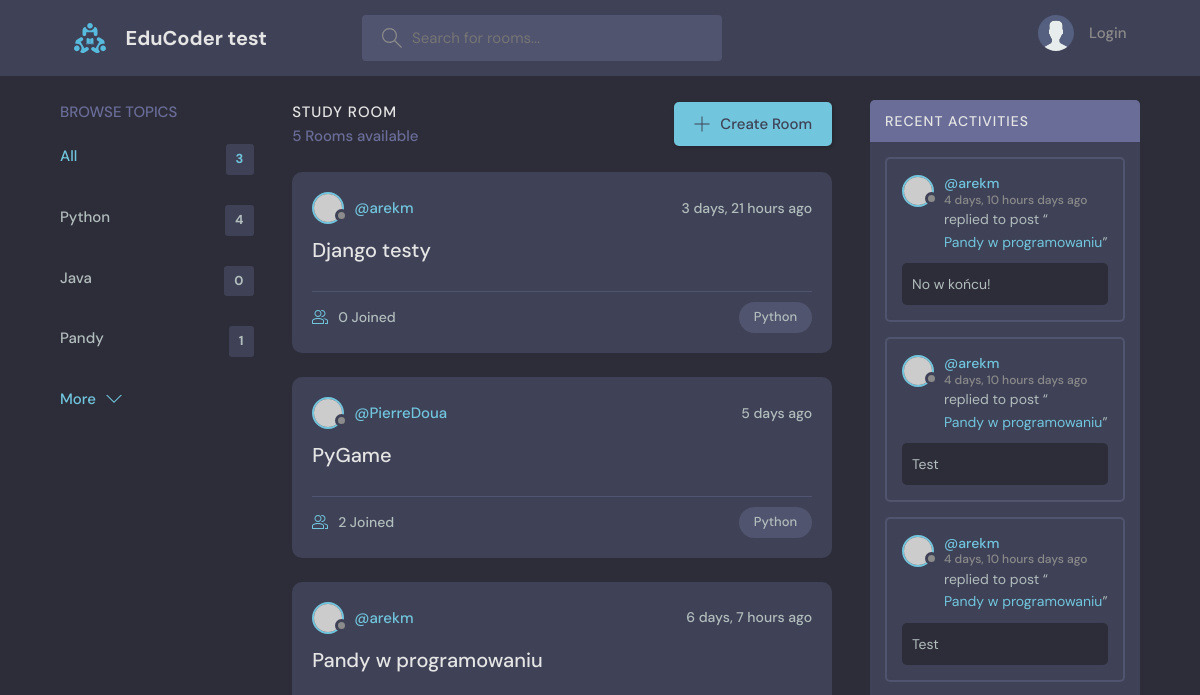
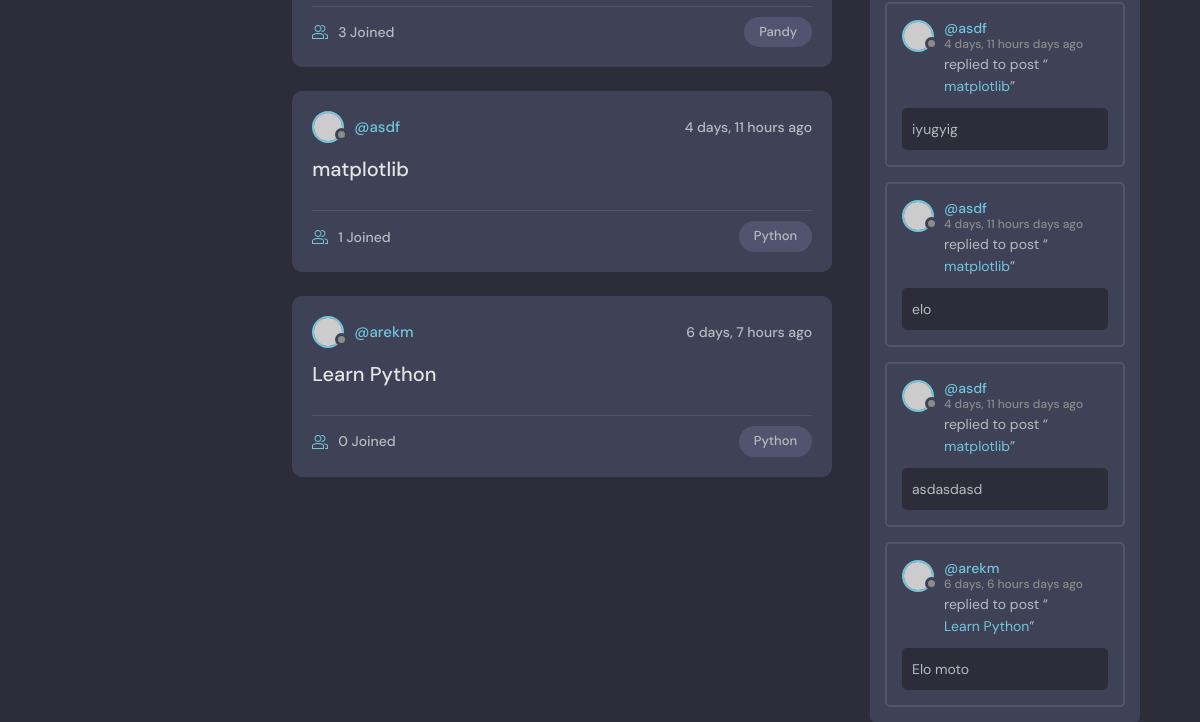
Before: / with the older database file (2 pictures, top to bottom).
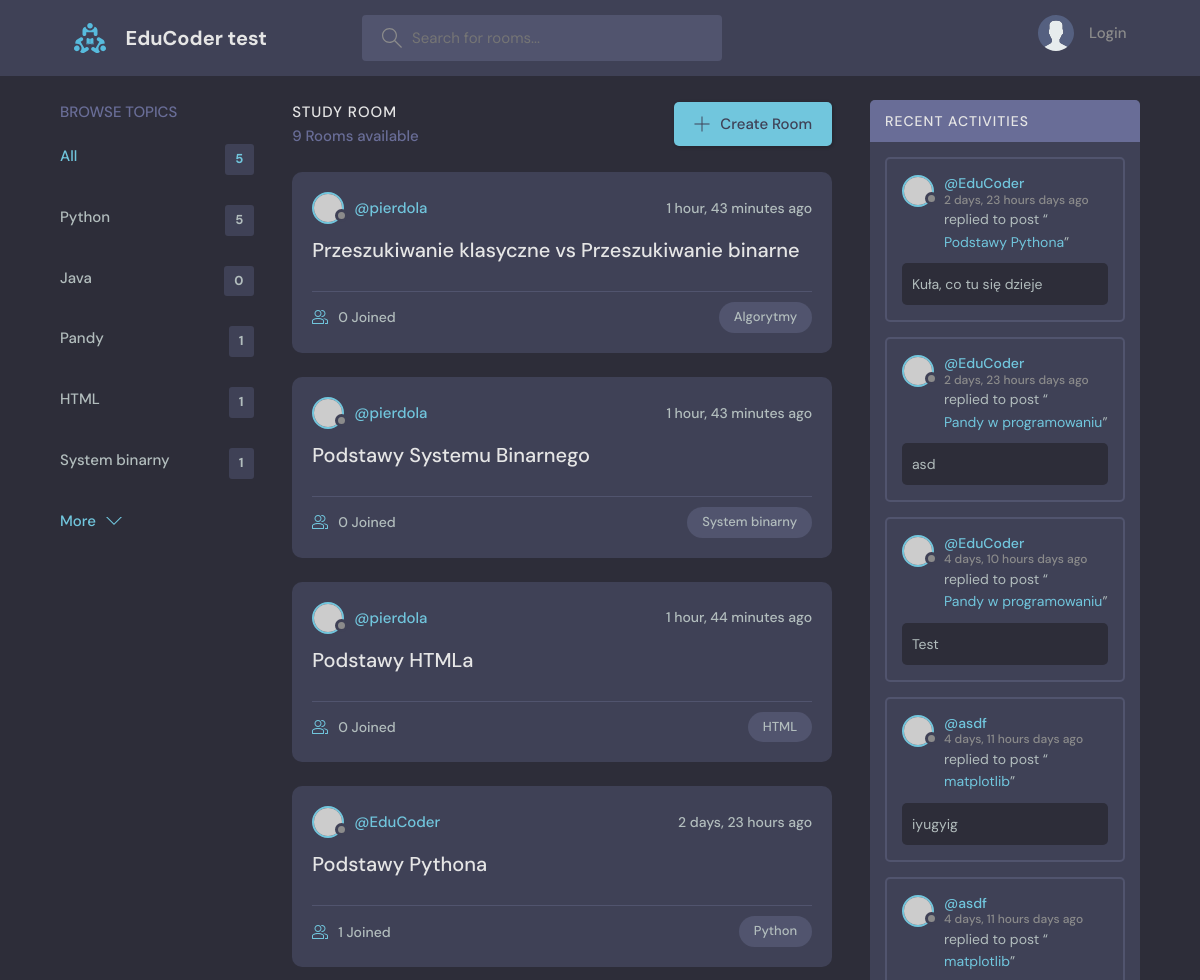
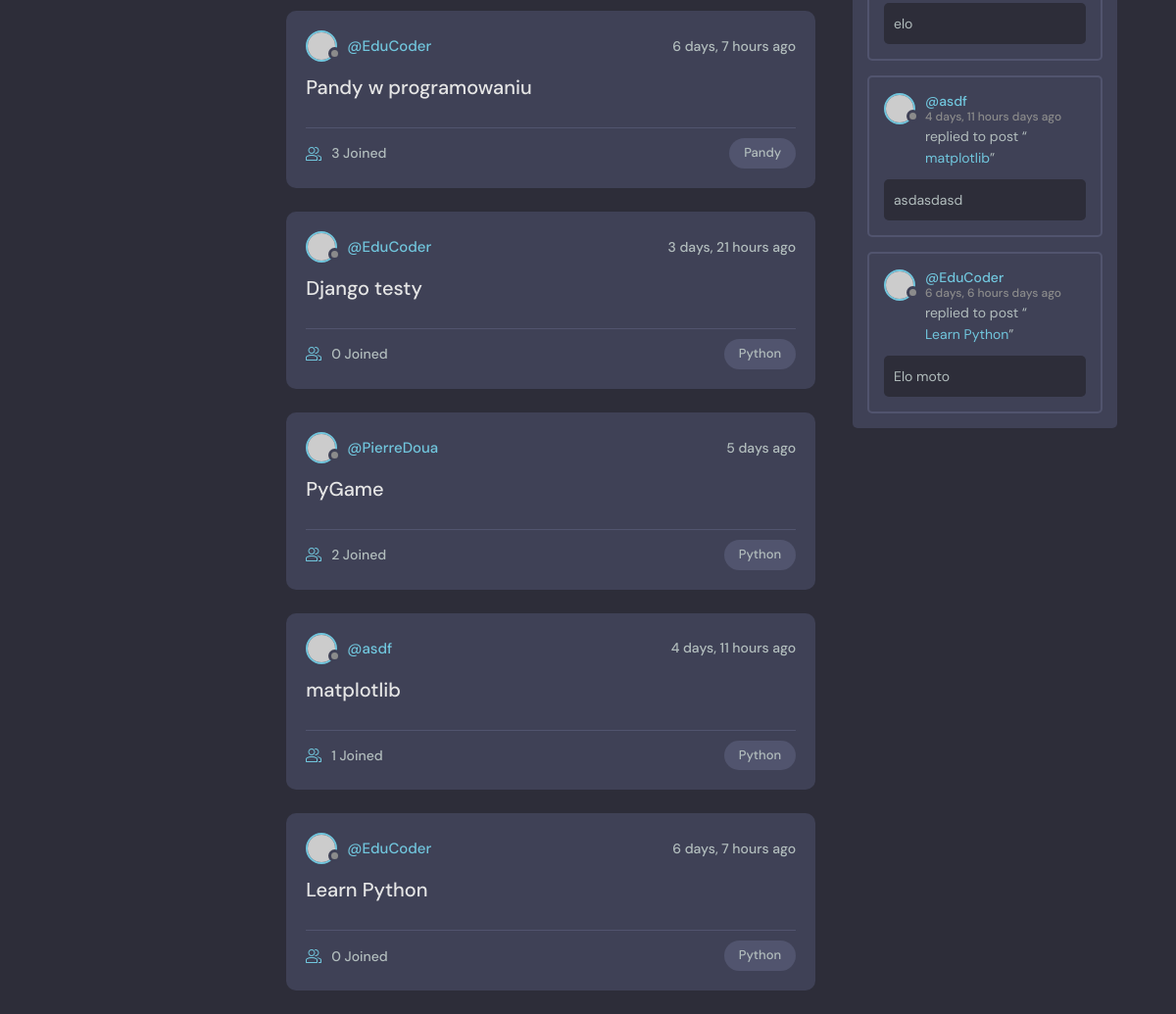
After: the same page with the newer database file (2 pictures, top to bottom).
### base/models.py (models this page shows, shortened)
class Topic(models.Model):
    name = models.CharField(max_length=200)

class Room(models.Model):
    host = models.ForeignKey(User, on_delete=models.SET_NULL, null = True)
    topic = models.ForeignKey(Topic, on_delete=models.SET_NULL, null = True)
    name = models.CharField(max_length=200)
    description = models.TextField(null=True, blank=True)
    participants = models.ManyToManyField(User, related_name="participants", blank=True)
    updated = models.DateTimeField(auto_now=True)
    created = models.DateTimeField(auto_now_add=True)
    class Meta:
        ordering = ['-updated', 'created']
    def __str__(self):
        return self.name

class Message(models.Model):
    user = models.ForeignKey(User, on_delete=models.CASCADE)
    room = models.ForeignKey(Room, on_delete=models.CASCADE)
    body = models.TextField()
    updated = models.DateTimeField(auto_now=True)
    created = models.DateTimeField(auto_now_add=True)
    class Meta:
        ordering = ['-updated', 'created']

### base/views.py (the view)
# urls.py: path('', views.home, name="home"),
def home(request):
    q = request.GET.get('q') if request.GET.get('q') is not None else ''
    rooms = Room.objects.filter(
        Q(topic__name__icontains=q) |
        Q(name__icontains=q) |
        Q(description__icontains=q)
    )
    topics = Topic.objects.all()[:5]
    room_count = rooms.count()
    room_messages = Message.objects.filter(Q(room__topic__name__icontains=q))
    context = {'rooms': rooms, 'topics': topics, "room_count" :room_count,
               "room_messages": room_messages}
    return render(request, 'base/home.html', context)

### templates/base/home.html (shortened to what this page needs)
{% extends 'main.html' %}
{% block content %}
    <main class="layout layout--3">
      <div class="container">
        {% include 'base/topics_component.html' %}
        <div class="roomList">
          <div class="roomList__header">
            <div>
              <h2>Study Room</h2>
              <p>{{room_count}} Rooms available</p>
            </div>
            <a class="btn btn--main" href="{% url 'create-room' %}">
              <svg version="1.1" xmlns="http://www.w3.org/2000/svg" width="32" height="32" viewBox="0 0 32 32">
                <title>add</title>
                <path
                  d="M16.943 0.943h-1.885v14.115h-14.115v1.885h14.115v14.115h1.885v-14.115h14.115v-1.885h-14.115v-14.115z"
                ></path>
              </svg>
              Create Room
            </a>
          </div>
          {% include 'base/feed_component.html' %}
        </div>
        {% include 'base/activity_component.html' %}
      </div>
    </main>
{% endblock %}

### templates/base/topics_component.html
        <div class="topics">
          <div class="topics__header">
            <h2>Browse Topics</h2>
          </div>
          <ul class="topics__list">
            <li>
              <a href="{% url 'home' %}" class="active">All <span>{{topics.count}}</span></a>
            </li>
              {% for topic in topics %}
            <li>
              <a href="{% url 'home' %}?q={{topic.name}}">{{topic.name}} <span>{{topic.room_set.all.count}}</span></a>
            </li>
              {% endfor %}
          </ul>
          <a class="btn btn--link" href="{% url 'topics' %}">
            More
            <svg version="1.1" xmlns="http://www.w3.org/2000/svg" width="32" height="32" viewBox="0 0 32 32">
              <title>chevron-down</title>
              <path d="M16 21l-13-13h-3l16 16 16-16h-3l-13 13z"></path>
            </svg>
          </a>
        </div>

### templates/base/feed_component.html (shortened to what this page needs)
{% for room in rooms %}
<div class="roomListRoom">
            <div class="roomListRoom__header">
              <a href="{% url 'user-profile' room.host.id %}" class="roomListRoom__author">
                <div class="avatar avatar--small">
                  <img src="https://randomuser.me/api/portraits/women/11.jpg" />
                </div>
                <span>@{{room.host.username}}</span>
              </a>
              <div class="roomListRoom__actions">
                <span>{{room.created|timesince}} ago</span>
              </div>
            </div>
            <div class="roomListRoom__content">
              <a href="{% url 'room' room.id %}">{{room.name}}</a>
            </div>
            <div class="roomListRoom__meta">
              <a href="{% url 'room' room.id %}" class="roomListRoom__joined">
                {{room.participants.all.count}} Joined
              </a>
              <p class="roomListRoom__topic">{{room.topic.name}}</p>
            </div>
          </div>
{% endfor %}

### templates/base/activity_component.html (shortened to what this page needs)
<div class="activities">
    <div class="activities__header">
        <h2>Recent Activities</h2>
    </div>
    {% for message in room_messages %}
    <div class="activities__box">
        <div class="activities__boxHeader roomListRoom__header">
            <a href="{% url 'user-profile' message.user.id %}" class="roomListRoom__author">
                <div class="avatar avatar--small">
                    <img src="https://randomuser.me/api/portraits/women/11.jpg" />
                </div>
                <p>
                    @{{message.user}}
                    <span>{{message.created|timesince}} days ago</span>
                </p>
            </a>
        </div>
        <div class="activities__boxContent">
          <p>
              replied to post “<a href="{% url 'room' message.room.id %}">{{message.room}}</a>”
          </p>
          <div class="activities__boxRoomContent">
                {{message.body}}
          </div>
        </div>
    </div>
    {% endfor %}
</div>

Changed rows visible on the page:
removed Message: user "arekm", created "4 days, 10 hours", room "Pandy w programowaniu", body "No w końcu!"
removed Message: user "arekm", created "4 days, 10 hours", room "Pandy w programowaniu", body "Test"
computed for Topic "Python": room_set.all.count "4" → "5"
added Topic: name "HTML", room_set.all.count "1"
added Topic: name "System binarny", room_set.all.count "1"
added Room: host.username "pierdola", created "1 hour, 43 minutes", name "Przeszukiwanie klasyczne vs Przeszukiwanie binarne", participants.all.count "0", topic.name "Algorytmy"
added Room: host.username "pierdola", created "1 hour, 43 minutes", name "Podstawy Systemu Binarnego", participants.all.count "0", topic.name "System binarny"
added Room: host.username "pierdola", created "1 hour, 44 minutes", name "Podstawy HTMLa", participants.all.count "0", topic.name "HTML"
added Room: host.username "EduCoder", created "2 days, 23 hours", name "Podstawy Pythona", participants.all.count "1", topic.name "Python"
changed Room "Pandy w programowaniu": host.username "arekm" → "EduCoder"; moves up the list
changed through a linked row, Room "Django testy": host.username "arekm" → "EduCoder"
changed through a linked row, Room "Learn Python": host.username "arekm" → "EduCoder"
added Message: user "EduCoder", created "2 days, 23 hours", room "Podstawy Pythona", body "Kuła, co tu się dzieje"
added Message: user "EduCoder", created "2 days, 23 hours", room "Pandy w programowaniu", body "asd"
changed through a linked row, Message "Test": user "arekm" → "EduCoder"
changed through a linked row, Message "Elo moto": user "arekm" → "EduCoder"
Other visible differences:
{{ topics.count }}: "3" → "5"
{{ room_count }}: "5" → "9"
